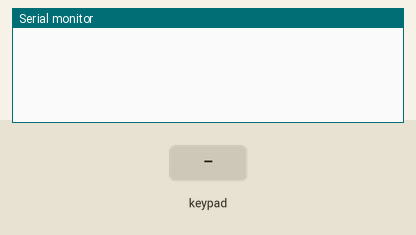
The sketch below on a simulated Arduino Uno, built with avr-gcc and run on an emulated ATmega328P. Shown: the last lines printed to the serial monitor. Wiring (inferred from the names in the program): 4×4 keypad with keys 1 2 3 A 4 5 6 B 7 8 9 C * 0 # D: rows pin 5, pin 4, pin 3, pin 2; columns pin 6, pin 7, pin 8, pin 9. Inputs (shaded band) come from the test bench.

Above: at 1.2 s.
1.3 s: key '1' pressed
At 2.6 s:
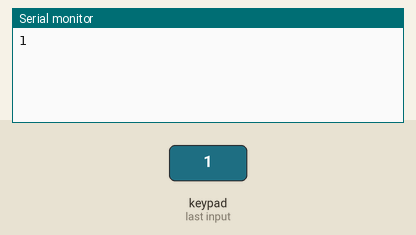
2.9 s: keypad keys 5 4 3 2 # pressed 0.4 s apart
At 5.2 s:
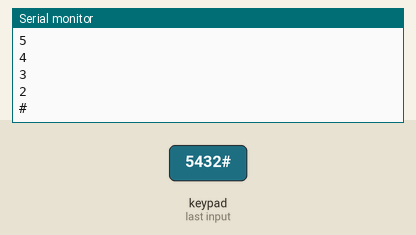
6.4 s: key 'A' pressed
At 7.7 s:
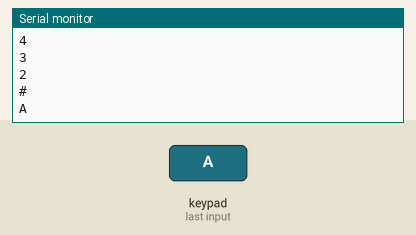
8.0 s: keypad keys 5 4 3 2 * pressed 0.4 s apart
At 10.3 s:
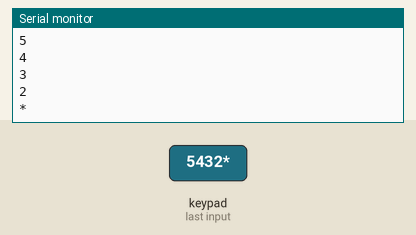
11.5 s: key 'B' pressed
At 12.8 s:
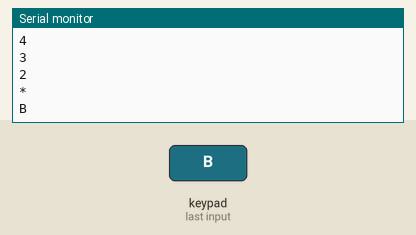
13.1 s: keypad keys 5 4 3 2 D pressed 0.4 s apart
At 15.4 s:
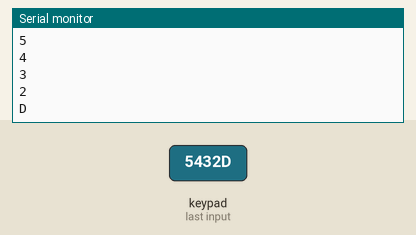
Timing chart, 0 to 16.9 s (numbered marks = the images above; inputs shaded):
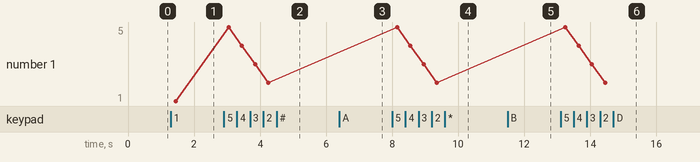

Measured:
- after the input at 1.3 s, the serial monitor: prints a new line after 0.15 s (image 1)
- after the input at 2.9 s, the serial monitor: prints a new line after 0.15 s (image 2)
- after the input at 6.4 s, the serial monitor: prints a new line after 0.15 s (image 3)
- after the input at 8.0 s, the serial monitor: prints a new line after 0.15 s (image 4)
- after the input at 11.5 s, the serial monitor: prints a new line after 0.15 s (image 5)
- after the input at 13.1 s, the serial monitor: prints a new line after 0.15 s (image 6)
- plotted number 1: 1 → 2 after the input at 2.9 s

The sketch:

11.keypad-no-library.ino
```cpp
const int NROWS = 4;
const int NCOLS = 4;
const int rowPins[NROWS] = { 5, 4, 3, 2 }; // decreasing to match keypad's key layout
const int colPins[NCOLS] = { 6, 7, 8, 9 };
const char keyMap[NROWS][NCOLS] = {
  { '1', '2', '3', 'A' },
  { '4', '5', '6', 'B' },
  { '7', '8', '9', 'C' },
  { '*', '0', '#', 'D' }
};
const unsigned long DEBOUNCE_TIME_MS = 20;

void setupPins(const int *rowPins, const int *colPins) {
  // Row pins are input. We write HIGH to them to turn on the pullup resistors of the keyboard.
  // When the row is not selected, we will read HIGH.
  for (int i = 0; i < NROWS; i++) {
    pinMode(rowPins[i], INPUT);
    digitalWrite(rowPins[i], HIGH);
  }
  // Col pins are output because we will only use them to control the read process.
  // For each col, we try to read their rows and see if any row transitioned to LOW (key down).
  // We can wait a 'debounce time' to reduce the keyboard sensitivity.
  // If the row remains in LOW, we wait for it to transition to HIGH (key up) to flag a key press.
  for (int i = 0; i < NCOLS; i++) {
    pinMode(colPins[i], OUTPUT);
  }
}

char readKey(const char keyMap[NROWS][NCOLS], const int *rowPins, const int *colPins) {
  char key = NULL;

  for (char c = 0; c < NCOLS; c++) {
    digitalWrite(colPins[c], LOW);

    for (char r = 0; r < NROWS; r++) {
      if (digitalRead(rowPins[r]) == LOW) { // key down event
        delay(DEBOUNCE_TIME_MS); // wait 'debouce time' reduce keyboard sensitivity
        // wait for key up event
        while (digitalRead(rowPins[r]) == LOW);
        // we detected a key press
        key = keyMap[r][c];
      }
    }

    digitalWrite(colPins[c], HIGH);
  }

  return key;
}

void setup() {
  Serial.begin(9600);
  setupPins(rowPins, colPins);
}

void loop() {
  char symbol = readKey(keyMap, rowPins, colPins);
  if (symbol != NULL) {
    Serial.println(symbol);
  }
}
```
